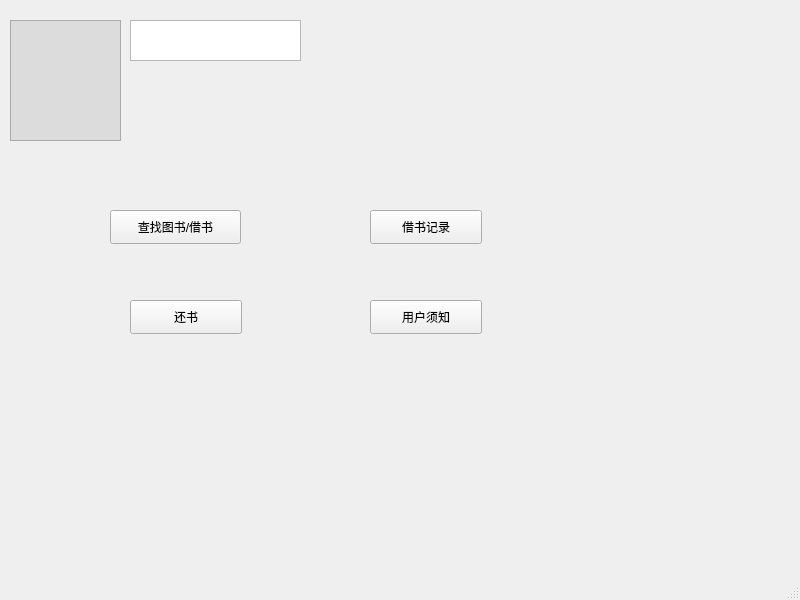
<?xml version="1.0" encoding="UTF-8"?>
<ui version="4.0">
 <class>operate2_win</class>
 <widget class="QMainWindow" name="operate2_win">
  <property name="geometry">
   <rect>
    <x>0</x>
    <y>0</y>
    <width>800</width>
    <height>600</height>
   </rect>
  </property>
  <property name="windowTitle">
   <string>用户界面</string>
  </property>
  <widget class="QWidget" name="centralwidget">
   <widget class="QGraphicsView" name="graphicsView">
    <property name="geometry">
     <rect>
      <x>10</x>
      <y>20</y>
      <width>111</width>
      <height>121</height>
     </rect>
    </property>
    <property name="styleSheet">
     <string notr="true">background-color: gainsboro;
border-image: url(:/image/tx.png)</string>
    </property>
   </widget>
   <widget class="QTextBrowser" name="word1">
    <property name="geometry">
     <rect>
      <x>130</x>
      <y>20</y>
      <width>171</width>
      <height>41</height>
     </rect>
    </property>
   </widget>
   <widget class="QPushButton" name="pushButton">
    <property name="geometry">
     <rect>
      <x>110</x>
      <y>210</y>
      <width>131</width>
      <height>34</height>
     </rect>
    </property>
    <property name="text">
     <string>查找图书/借书</string>
    </property>
   </widget>
   <widget class="QPushButton" name="pushButton_2">
    <property name="geometry">
     <rect>
      <x>130</x>
      <y>300</y>
      <width>112</width>
      <height>34</height>
     </rect>
    </property>
    <property name="text">
     <string>还书</string>
    </property>
   </widget>
   <widget class="QPushButton" name="pushButton_3">
    <property name="geometry">
     <rect>
      <x>370</x>
      <y>210</y>
      <width>112</width>
      <height>34</height>
     </rect>
    </property>
    <property name="text">
     <string>借书记录</string>
    </property>
   </widget>
   <widget class="QPushButton" name="pushButton_4">
    <property name="geometry">
     <rect>
      <x>370</x>
      <y>300</y>
      <width>112</width>
      <height>34</height>
     </rect>
    </property>
    <property name="text">
     <string>用户须知</string>
    </property>
   </widget>
  </widget>
  <widget class="QMenuBar" name="menubar">
   <property name="geometry">
    <rect>
     <x>0</x>
     <y>0</y>
     <width>800</width>
     <height>30</height>
    </rect>
   </property>
  </widget>
  <widget class="QStatusBar" name="statusbar"/>
 </widget>
 <resources/>
 <connections/>
</ui>
